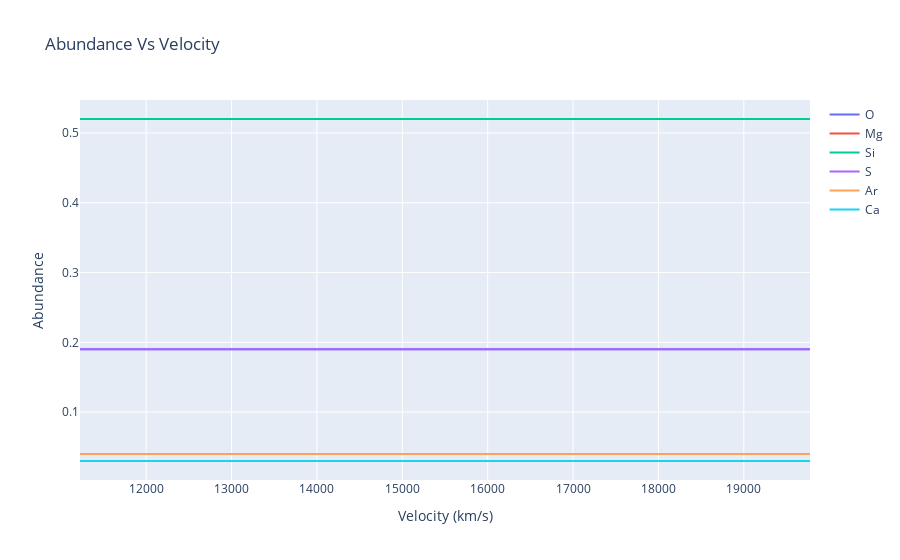

Notebook source saved alongside this figure:
### Code cell
elements={8: 'O', 12: 'Mg', 14: 'Si', 16: 'S', 18: 'Ar', 20: 'Ca'}
data = []
for atom_no, abund in abundances.iterrows():
    element_name = elements.get(atom_no, '')
    trace = go.Scatter(x=velocities/10**5, y=abund, name=element_name)
    data.append(trace)
    
layout = go.Layout(title='Abundance Vs Velocity',
                   xaxis=dict(title='Velocity (km/s)', tickformat='.0f'),
                   yaxis=dict(title='Abundance'),
                   )

figure = go.Figure(data = data, layout = layout)

figure.show()
